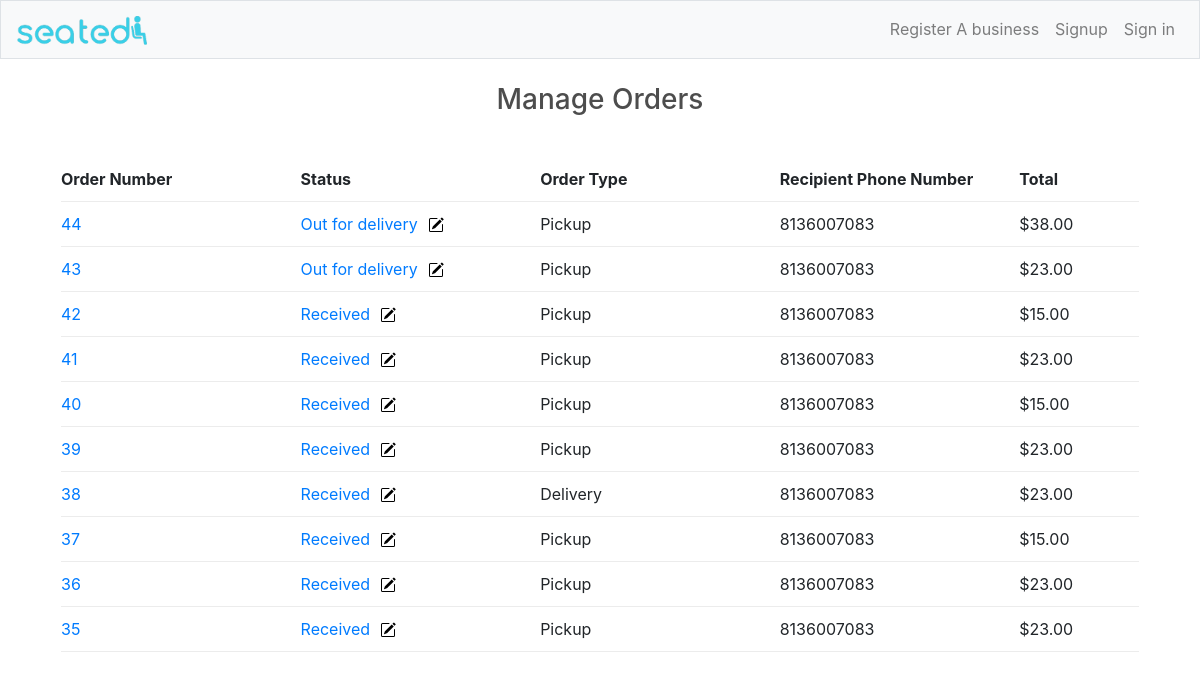
The app's page /manage_orders/4/, older data.
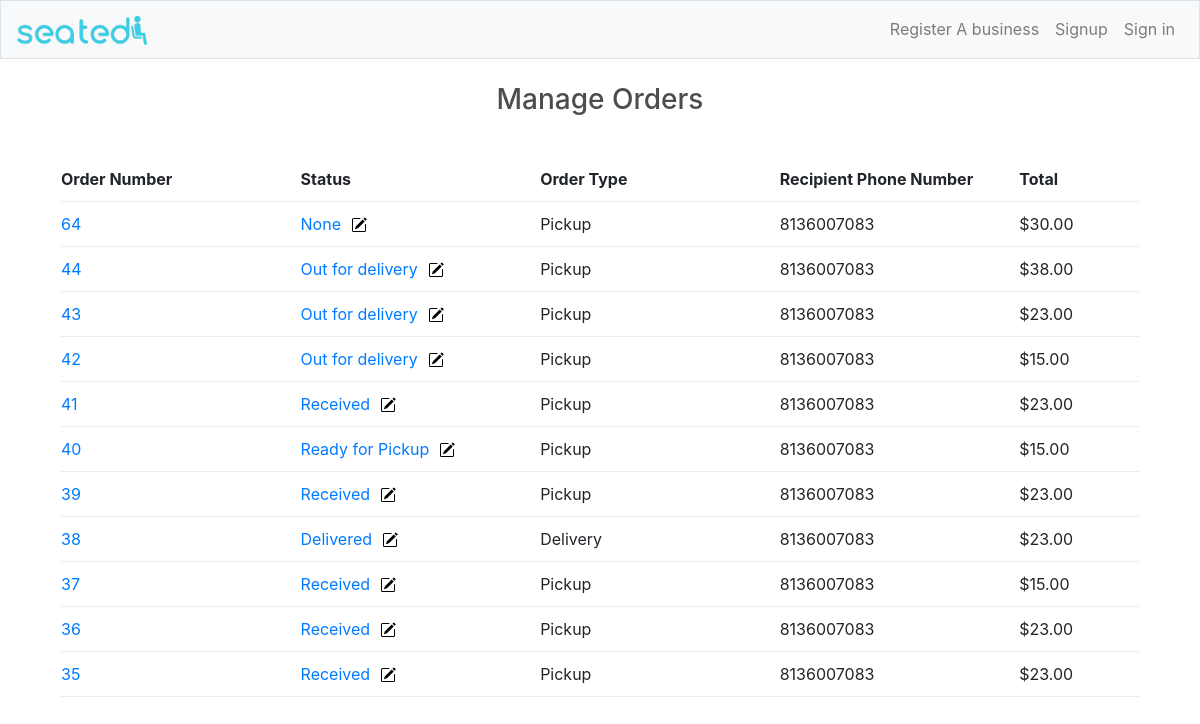
The same page, newer data.
### customer/models.py (models this page shows, shortened)
class Order(models.Model):
    created_date = models.DateTimeField(auto_now_add=True, null=True)
    status = models.CharField(max_length=200, null=True, choices=STATUS)
    customer = models.ForeignKey(Customer, null=True, on_delete=models.SET_NULL)
    complete = models.BooleanField(default=False, null=True, blank=False)
    transaction_id = models.CharField(max_length=200, null=True)
    entry = models.ForeignKey(Entry, on_delete=models.CASCADE, null=True)
    topic = models.ForeignKey(Topic, on_delete=models.CASCADE, null=True)
    pickup = models.BooleanField(default=True, null=False, blank=False)
    @property
    def get_cart_total(self):
        orderitems = self.orderitem_set.all()
        total = sum([item.get_total for item in orderitems])
        return total

class OrderItem(models.Model):
    menu_item = models.ForeignKey(Menu_item, on_delete=models.SET_NULL, null=True)
    order = models.ForeignKey(Order, on_delete=models.SET_NULL, null=True)
    quantity = models.IntegerField(default=0, null=True, blank=True)
    date_added = models.DateTimeField(auto_now_add=True)
    @property
    def get_total(self):
        total = self.menu_item.price * self.quantity
        return total

### users/models.py (models this page shows, shortened)
class Customer(models.Model):
    user = models.OneToOneField(User, on_delete=models.CASCADE, primary_key=True)
    phone_number = models.CharField(max_length=20)

### learning_logs/models.py (models this page shows, shortened)
class Menu_item(models.Model):
    menu = models.ForeignKey(Menu, on_delete=models.CASCADE)
    title = models.CharField(max_length=50, null=False)
    description = models.CharField(max_length=100, null=True)
    price = models.DecimalField(max_digits=6, decimal_places=2, default=None, blank=True, null=True)
    image = models.ImageField(null=True, blank=True, upload_to='menu_items')
    quantity = models.IntegerField(default=0)
    delivery = models.BooleanField(default=True, null=False, blank=False)
    class Meta:
        verbose_name_plural = 'menu items'

### learning_logs/views.py (the view)
# urls.py: path('manage_orders/<int:entry_id>/', views.manage_orders, name='manage_orders'),
def manage_orders(request, entry_id):
    entry = Entry.objects.get(id=entry_id)
    orders = Order.objects.filter(entry = entry).order_by('-created_date')
    items = OrderItem.objects.filter(order__entry = entry)
    seats = Seatlocation.objects.filter(order__entry=entry)
    context = {'entry':entry, 'orders':orders, 'items':items, 'seats':seats}
    return render(request, 'learning_logs/manage_orders.html', context)

### learning_logs/templates/learning_logs/manage_orders.html
{% extends "learning_logs/base.html" %}
{% load bootstrap4 %}
{%  load static %}
{% block page_header %}
<div class="container" style="margin-bottom: 50px; text-align: center;">
    <h3>Manage Orders</h3>
</div>
{% endblock page_header %}
{% block content %}
<div class="container">
    <div class="col-lg-12" style="padding-left: 1px; padding-right: 1px; margin-bottom: 40px;">
        <div class="cart-row">
            <div style="flex: 2;"><strong>Order Number</strong></div>
            <div style="flex: 2;"><strong>Status</strong></div>
            <div style="flex: 2;"><strong>Order Type</strong></div>
            <div style="flex: 2;"><strong>Recipient Phone Number</strong></div>
            <div style="flex: 1;"><strong>Total</strong></div>
        </div>
        {% for order in orders %}
        <div class="cart-row">
            <div style="flex: 2"><a href="{% url 'learning_logs:order_detail' order.id %}">{{order.id}}</a></div>
            <div style="flex: 2"><a href="{% url 'learning_logs:update_status' order.id %}">{{order.status}}<span style="padding-left: 10px ;"><img src="{% static 'pencil-square.svg' %}"></a></span></div>
            <div style="flex: 2">{% if order.pickup == True %}Pickup
                {% else %}
                Delivery
                {% endif %}</div>
            <div style="flex: 2">{{order.customer.phone_number}}</div>
            <div style="flex: 1">${{order.get_cart_total}}</div>
    </div>
    {% empty %}
    <p>This vendor has not receieved any orders yet.</p>
    {% endfor %}
</div>
{% endblock content %}

### learning_logs/templates/learning_logs/base.html (shortened to what this page needs)
<!doctype html>
{% load static %}
{% load bootstrap4 %}
<html lang="en">
<head>
    <link rel="stylesheet" href="https://stackpath.bootstrapcdn.com/font-awesome/4.7.0/css/font-awesome.min.css">
    <link href="https://cdn.jsdelivr.net/npm/bootstrap@5.0.0-beta1/dist/css/bootstrap.min.css" rel="stylesheet">
    <link rel="stylesheet" type="text/css" href="{% static 'css/style.css' %}">
    {% bootstrap_css %}
</head>
<body>
    <nav class="navbar navbar-expand-md navbar-light bg-light mb-4 border">
    <a class="navbar-brand" href="{% url 'learning_logs:index' %}"><img src="{% static '/seatedlogo.png' %}" width="130px"></a>
    <div class="collapse navbar-collapse" id="navbarCollapse">
        <ul class="navbar-nav ml-auto">
            {% if user.is_authenticated %}
            <li class="nav-item">
                <span class="navbar-text"}>Hello, {{ user.username }}</span>
            </li>
            {% if user.is_manager %}
            <li class="nav-item">
                <a class="nav-link" href="{% url 'learning_logs:my_restaurant' %}">My Restaurants</a>
            </li>
            {% else %}
            <li>
                <a class="nav-link" href="{% url 'customer:orders' %}">My Orders</a>
            </li>
            <li class="nav-item">
                <a class="nav-link" href="{% url 'customer:cart' %}" ><img src="{% static '/bag-plus-fill.svg' %}" class="cart-icon"><span class="badge badge-light">{{cartItems}}</span></a>
            </li>
            {% endif %}
            <li class="nav-item">
                <a class="nav-link" href="{% url 'users:logout_view' %}">Logout</a>
            </li>
            {% else %}
            <li class="nav-item">
                <a class="nav-link" href="{% url 'users:manager_register' %}">Register A business</a>
            </li>
            <li class="nav-item">
                <a class="nav-link" href="{% url 'users:customer_register' %}">Signup</a>
            </li>
            <li class="nav-item">
                <a class="nav-link" href="{% url 'account_login' %}">Sign in</a>
            </li>
            {% endif %}
        </ul>
    </div>
    </nav>
    <div class="container-fluid">
        {% block page_header %}
        {% endblock page_header %}
    </div>
    <div class="container">
        {% block content %}
        {% endblock content %}
    </div>
</body>
</html>

### static/css/style.css (style rules this page uses)
body { background-color: hsl(0, 0%, 98%); }
h1,h2,h3,h4,h5,h6 { color:hsl(0, 0%, 30%); }
.col-lg-4, .col-lg-6, .col-lg-8, .col-lg-12 { margin-top: 10px; }
.cart-row { display: flex; align-items: flex-stretch; padding-bottom: 10px; margin-bottom: 10px; border-bottom: 1px solid #ececec; }
a { text-decoration: none; }

Row changes from the older to the newer data that the page shows:
added Order: id "64", status "None", pickup "Pickup", customer.phone_number "8136007083", get_cart_total "30.00"
changed Order id 42: status "Received" → "Out for delivery"
changed Order id 40: status "Received" → "Ready for Pickup"
changed Order id 38: status "Received" → "Delivered"
